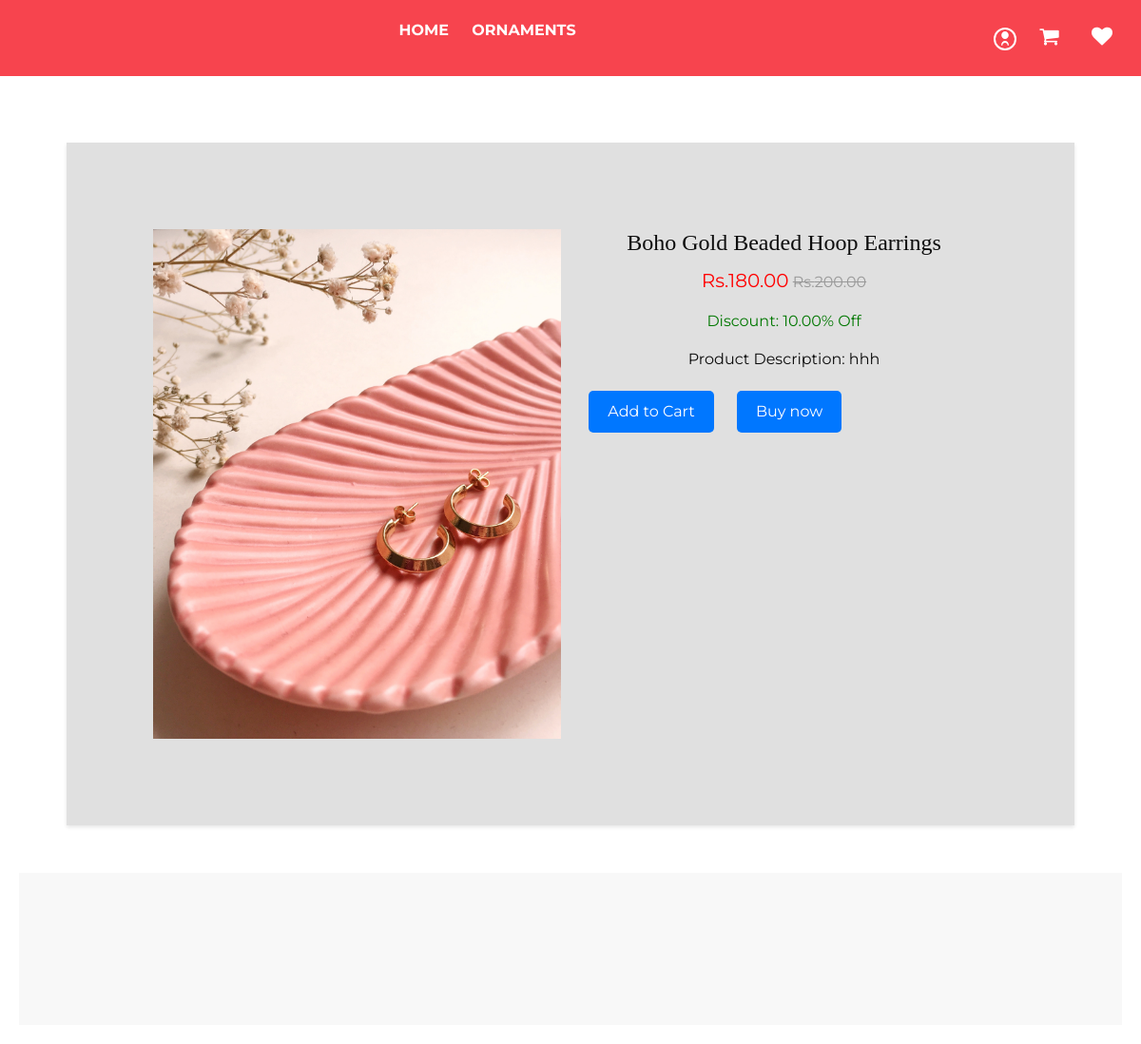
The page /product/6/ on the database its author committed.
### firstapp/models.py (models this page shows, shortened)
class Product1(models.Model):
    product_name = models.CharField(max_length=255)
    category = models.ForeignKey(Category1, on_delete=models.CASCADE)  # Use ForeignKey to relate to Category
    subcategory = models.ForeignKey(Subcategory1, on_delete=models.CASCADE)  # Use ForeignKey to relate to Subcategory
    stock = models.PositiveIntegerField(default=1, null=True)
    description = models.TextField()
    price = models.DecimalField(max_digits=10, decimal_places=2)
    discount = models.DecimalField(max_digits=5, decimal_places=2, default=0.0)
    sale_price = models.DecimalField(max_digits=10, decimal_places=2, editable=False)
    product_image = models.ImageField(upload_to='product_images/')
    STATUS_CHOICES = [
        ('In Stock', 'In Stock'),
        ('Out of Stock', 'Out of Stock'),
    ]
    status = models.CharField(max_length=20, choices=STATUS_CHOICES, default='In Stock')

### firstapp/views.py (the view)
# urls.py: path('product/<int:id>/', views.product_details, name='product_details'),
def product_details(request, id):
    product = get_object_or_404(Product1, id=id)
    return render(request, 'details.html', {'product': product})

### templates/details.html (shortened to what this page needs)
{% load static %}
<!DOCTYPE html>
<html>
<head>
    <link rel="stylesheet" type="text/css" href="{% static 'css/bootstrap.css' %}" />
    <link href="{% static 'css/font-awesome.min.css' %}" rel="stylesheet" />
    <link rel="stylesheet" type="text/css" href="https://code.jquery.com/ui/1.12.1/themes/base/jquery-ui.css">
    <link href="{% static 'css/style.css' %}" rel="stylesheet" />
    <link href="{% static 'css/responsive.css' %}" rel="stylesheet">
    <link href="{% static 'css/details.css' %}" rel="stylesheet">
            <link rel="stylesheet" href="https://cdnjs.cloudflare.com/ajax/libs/font-awesome/4.7.0/css/font-awesome.min.css">
        </head>
        <body>
            <header>
                <nav>
                    <ul>
                        <li><a href="{% url 'userhome' %}"><strong>HOME</strong></a></li>
                        <li class="dropdown">
                            <a href="#"><strong>ORNAMENTS</strong></a>
                        </li>
                    </ul>
                </nav>
                            <div class="account">
            <div class="profile-dropdown">
            <a href="#">
            </a>
            </div>
            <a href="{% url 'view_cart'  %}"><i class="fa fa-shopping-cart"></i></a>
    <a href="{% url 'wishlist'  %}"><i class="fa fa-heart"></i></a>
        </div>
            </header>
            <main>
                <section class="product-card">
                    <div class="product-image">
                        <img src="{{ product.product_image.url }}" alt="{{ product.product_name }}">
                    </div>
                    <div class="product-details">
                        <h1>{{ product.product_name }}</h1>
                        <p class="product-price">
                            <span class="sale-price">Rs.{{ product.sale_price }}</span>
                            <del class="original-price">Rs.{{ product.price }}</del>
                        </p>
                        <p class="product-discount">Discount: {{ product.discount }}% Off</p>
                        <p class="product-description">Product Description: {{ product.description }}</p>
                        <div class="button-container">
                            <form method="post" action="{% url 'add_to_cart' product.id %}">
                                <button type="submit" class="btn btn-success">Add to Cart</button>
                            </form>
                            <button type="submit" class="btn btn-success">Buy now</button>
                        </div>
                    </div>
                </section>
    <footer>
    </footer>
</body>
</html>

### static/css/style.css (style rules this page uses)
* { box-sizing: border-box; }
body { font-family: 'Montserrat', sans-serif; color: #0c0c0c; background-color: #ffffff; overflow-x: hidden; }
h1, h2 { font-family: 'Playfair Display', serif; }
a, a:hover, a:focus { text-decoration: none; }
.btn, .btn:focus { outline: none !important; -webkit-box-shadow: none; box-shadow: none; }
footer { background: #f8f8f8; padding: 90px 0 70px; }
.product-card { border: 1px solid #ddd; padding: 10px; text-align: center; }
.product-card .btn { margin: 5px; }

### static/css/details.css (style rules this page uses)
.product-card { display: flex; background-color: #e0e0e0; border: 1px solid #e0e0e0; padding: 80px; margin: 50px; box-shadow: 0 2px 4px rgba(0, 0, 0, 0.1); }
.product-image { width: 50%; padding: 10px; }
.product-image img { max-width: 100%; height: auto; }
.product-details { width: 50%; padding: 10px; }
.product-details h1 { font-size: 24px; margin: 0; }
.product-price { margin-top: 10px; }
.sale-price { font-size: 20px; color: #ff0000; }
.original-price { font-size: 16px; color: #999; text-decoration: line-through; }
.product-discount { margin-top: 10px; color: #007700; }
.product-description { margin-top: 10px; }
button.btn { margin-top: 10px; padding: 10px 20px; background-color: #0077ff; color: #fff; border: none; cursor: pointer; font-size: 16px; border-radius: 5px; }
.button-container { display: flex; align-items: center; }
.button-container form, .button-container a { margin-right: 10px; width: 150px; }

### templates/details.html (style rules this page uses)
* { margin: 0; padding: 0; box-sizing: border-box; }
header { display: flex; justify-content: space-between; align-items: center; background-color: #f7444e; padding: 20px 20px; color: #fff; }
nav ul { list-style: none; }
nav ul li { display: inline; margin-right: 20px; }
nav a { text-decoration: none; color: #fff; }
.account a { color: #fff; text-decoration: none; margin-left: 20px; }
.profile-dropdown { position: relative; display: inline-block; }
main { padding: 20px; }
.dropdown { position: relative; display: inline-block; }
a[href*="view_cart"] i.fa-shopping-cart { color: white; font-size: 22px; margin-right: 10px; }
a[href*="wishlist"] i.fa-heart { color: white; font-size: 22px; margin-right: 10px; }

### rows shown on the page
Product1: product_image (picture), product_name "Boho Gold Beaded Hoop Earrings", sale_price "180.00", price "200.00", discount "10.00", description "hhh"
